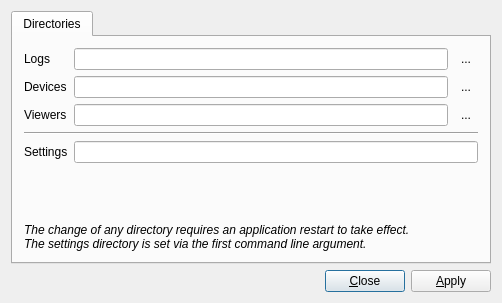
<?xml version="1.0" encoding="UTF-8"?>
<ui version="4.0">
 <class>prefDialogClass</class>
 <widget class="QDialog" name="prefDialogClass">
  <property name="geometry">
   <rect>
    <x>0</x>
    <y>0</y>
    <width>502</width>
    <height>303</height>
   </rect>
  </property>
  <property name="windowTitle">
   <string>Preferences</string>
  </property>
  <property name="windowIcon">
   <iconset resource="../../../../../../../../home/joj/workspace/STM/res/guires.qrc">
    <normaloff>:/icons/kcontrol.svg.png</normaloff>:/icons/kcontrol.svg.png</iconset>
  </property>
  <layout class="QVBoxLayout" name="verticalLayout">
   <item>
    <widget class="QTabWidget" name="tabWidget">
     <property name="currentIndex">
      <number>0</number>
     </property>
     <widget class="QWidget" name="tab_Paths">
      <attribute name="title">
       <string>Directories</string>
      </attribute>
      <attribute name="toolTip">
       <string>Configure some directories.</string>
      </attribute>
      <layout class="QGridLayout" name="gridLayout">
       <item row="0" column="0">
        <widget class="QLabel" name="lbl_logPath">
         <property name="toolTip">
          <string>Where your log files are going to be saved.</string>
         </property>
         <property name="text">
          <string>Logs</string>
         </property>
        </widget>
       </item>
       <item row="2" column="0">
        <widget class="QLabel" name="lbl_devicesPath">
         <property name="toolTip">
          <string>Where to look for your device plugins.</string>
         </property>
         <property name="text">
          <string>Devices</string>
         </property>
        </widget>
       </item>
       <item row="3" column="0">
        <widget class="QLabel" name="lbl_viewersPath">
         <property name="toolTip">
          <string>Where to look for your viewer modules.</string>
         </property>
         <property name="text">
          <string>Viewers</string>
         </property>
        </widget>
       </item>
       <item row="0" column="1">
        <widget class="QLineEdit" name="le_logs">
         <property name="font">
          <font>
           <family>Andale Mono</family>
           <pointsize>8</pointsize>
          </font>
         </property>
        </widget>
       </item>
       <item row="2" column="1">
        <widget class="QLineEdit" name="le_devices">
         <property name="font">
          <font>
           <family>Andale Mono</family>
           <pointsize>8</pointsize>
          </font>
         </property>
        </widget>
       </item>
       <item row="3" column="1">
        <widget class="QLineEdit" name="le_viewers">
         <property name="font">
          <font>
           <family>Andale Mono</family>
           <pointsize>8</pointsize>
          </font>
         </property>
        </widget>
       </item>
       <item row="0" column="2">
        <widget class="QToolButton" name="brws_logpath">
         <property name="text">
          <string>...</string>
         </property>
         <property name="autoRaise">
          <bool>true</bool>
         </property>
        </widget>
       </item>
       <item row="2" column="2">
        <widget class="QToolButton" name="brws_devicesPath">
         <property name="text">
          <string>...</string>
         </property>
         <property name="autoRaise">
          <bool>true</bool>
         </property>
        </widget>
       </item>
       <item row="3" column="2">
        <widget class="QToolButton" name="brws_viewerspath">
         <property name="text">
          <string>...</string>
         </property>
         <property name="autoRaise">
          <bool>true</bool>
         </property>
        </widget>
       </item>
       <item row="6" column="1">
        <spacer name="verticalSpacer">
         <property name="orientation">
          <enum>Qt::Vertical</enum>
         </property>
         <property name="sizeHint" stdset="0">
          <size>
           <width>20</width>
           <height>40</height>
          </size>
         </property>
        </spacer>
       </item>
       <item row="7" column="0" colspan="3">
        <widget class="QLabel" name="lbl_Info">
         <property name="text">
          <string>&lt;!DOCTYPE HTML PUBLIC &quot;-//W3C//DTD HTML 4.0//EN&quot; &quot;http://www.w3.org/TR/REC-html40/strict.dtd&quot;&gt;
&lt;html&gt;&lt;head&gt;&lt;meta name=&quot;qrichtext&quot; content=&quot;1&quot; /&gt;&lt;style type=&quot;text/css&quot;&gt;
p, li { white-space: pre-wrap; }
&lt;/style&gt;&lt;/head&gt;&lt;body style=&quot; font-family:'Sans'; font-size:10pt; font-weight:400; font-style:normal;&quot;&gt;
&lt;p style=&quot; margin-top:0px; margin-bottom:0px; margin-left:0px; margin-right:0px; -qt-block-indent:0; text-indent:0px;&quot;&gt;&lt;span style=&quot; font-size:9pt; font-style:italic;&quot;&gt;The change of any directory requires an application restart to take effect.&lt;/span&gt;&lt;/p&gt;
&lt;p style=&quot; margin-top:0px; margin-bottom:0px; margin-left:0px; margin-right:0px; -qt-block-indent:0; text-indent:0px;&quot;&gt;&lt;span style=&quot; font-size:9pt; font-style:italic;&quot;&gt;The settings directory is set via the first command line argument.&lt;/span&gt;&lt;/p&gt;&lt;/body&gt;&lt;/html&gt;</string>
         </property>
         <property name="wordWrap">
          <bool>true</bool>
         </property>
        </widget>
       </item>
       <item row="5" column="0">
        <widget class="QLabel" name="lbl_settingsPath">
         <property name="toolTip">
          <string>Where your settings files are going to be saved.</string>
         </property>
         <property name="text">
          <string>Settings</string>
         </property>
        </widget>
       </item>
       <item row="5" column="1" colspan="2">
        <widget class="QLineEdit" name="le_settings">
         <property name="font">
          <font>
           <family>Andale Mono</family>
           <pointsize>8</pointsize>
          </font>
         </property>
         <property name="readOnly">
          <bool>true</bool>
         </property>
        </widget>
       </item>
       <item row="4" column="0" colspan="3">
        <widget class="Line" name="line">
         <property name="orientation">
          <enum>Qt::Horizontal</enum>
         </property>
        </widget>
       </item>
      </layout>
     </widget>
    </widget>
   </item>
   <item>
    <layout class="QHBoxLayout" name="horizontalLayout">
     <item>
      <spacer name="horizontalSpacer">
       <property name="orientation">
        <enum>Qt::Horizontal</enum>
       </property>
       <property name="sizeHint" stdset="0">
        <size>
         <width>40</width>
         <height>20</height>
        </size>
       </property>
      </spacer>
     </item>
     <item>
      <widget class="QPushButton" name="btn_Cancel">
       <property name="text">
        <string>&amp;Close</string>
       </property>
       <property name="icon">
        <iconset resource="../../../../../../../../home/joj/workspace/STM/res/guires.qrc">
         <normaloff>:/icons/dialog-cancel.svg.png</normaloff>:/icons/dialog-cancel.svg.png</iconset>
       </property>
       <property name="iconSize">
        <size>
         <width>16</width>
         <height>16</height>
        </size>
       </property>
      </widget>
     </item>
     <item>
      <widget class="QPushButton" name="btn_Apply">
       <property name="text">
        <string>&amp;Apply</string>
       </property>
       <property name="icon">
        <iconset resource="../../../../../../../../home/joj/workspace/STM/res/guires.qrc">
         <normaloff>:/icons/dialog-ok.svg.png</normaloff>:/icons/dialog-ok.svg.png</iconset>
       </property>
       <property name="iconSize">
        <size>
         <width>24</width>
         <height>24</height>
        </size>
       </property>
      </widget>
     </item>
    </layout>
   </item>
  </layout>
 </widget>
 <layoutdefault spacing="6" margin="11"/>
 <tabstops>
  <tabstop>le_logs</tabstop>
  <tabstop>le_devices</tabstop>
  <tabstop>le_viewers</tabstop>
  <tabstop>brws_logpath</tabstop>
  <tabstop>brws_devicesPath</tabstop>
  <tabstop>brws_viewerspath</tabstop>
  <tabstop>le_settings</tabstop>
  <tabstop>btn_Cancel</tabstop>
  <tabstop>btn_Apply</tabstop>
  <tabstop>tabWidget</tabstop>
 </tabstops>
 <resources>
  <include location="../../../../../../../../home/joj/workspace/STM/res/guires.qrc"/>
 </resources>
 <connections/>
</ui>
